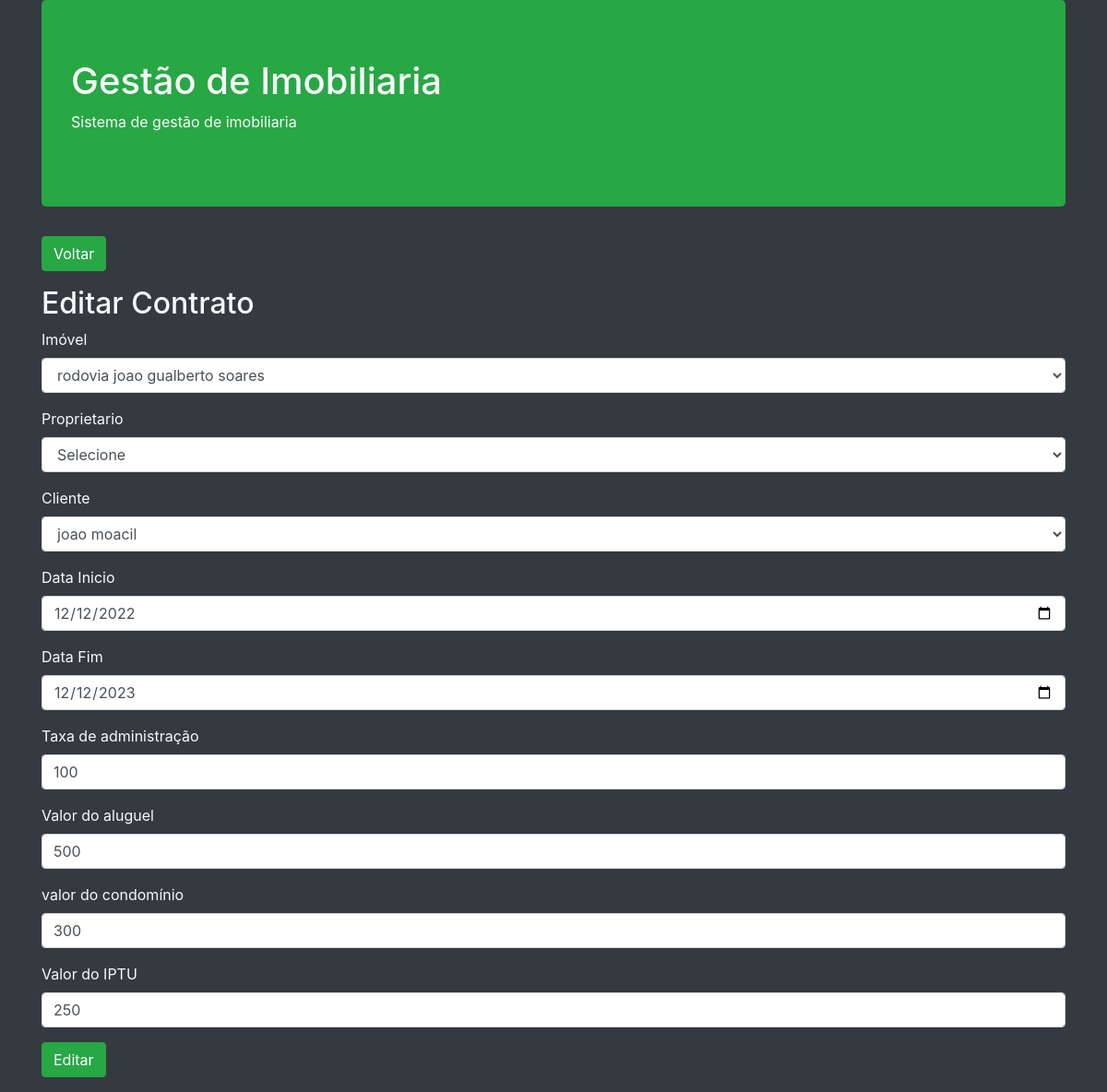
Screenshot of /editarContrato.php?id=9 with the database file from the repository.
### tables this page shows
CREATE TABLE `contrato` (
  `id` int(11) NOT NULL,
  `imovel` int(11) DEFAULT NULL,
  `proprietario` int(11) DEFAULT NULL,
  `locatario` int(11) DEFAULT NULL,
  `data_inicio` date DEFAULT NULL,
  `data_fim` date DEFAULT NULL,
  `taxa_administracao` float DEFAULT NULL,
  `valor_aluguel` float DEFAULT NULL,
  `valor_condominio` float DEFAULT NULL,
  `valor_iptu` float DEFAULT NULL
);

### editarContrato.php (called while the page is built, shortened)
<?php
    $objContrato = Contrato::getContrato($_GET['id']);
    $imoveis = Imovel::getImoveis();
    $clientes = Cliente::getClientes();
    include __DIR__.'/includes/header.php';
    include __DIR__.'/includes/cadastrarContrato.php';
    include __DIR__.'/includes/footer.php';
?>

### app/db/Database.php (called while the page is built, shortened)
<?php
class Database {
    private $table;
    private $connection;
    public function __construct($table = null){
        $this->table = $table;
    }
    private function setConnection(){
        try {
            $this->connection = new PDO('mysql:host='.self::HOST.';dbname='.self::NAME,self::USER,self::PASSWORD);
            $this->connection->setAttribute(PDO::ATTR_ERRMODE,PDO::ERRMODE_EXCEPTION);
        } catch (PDOException $e) {
            die('ERROR: '.$e->getMessage());
        }
    }
    public function execute($query, $params = []){
        try {
            $statement = $this->connection->prepare($query);
            $statement->execute($params);
            return $statement;
        } catch (PDOException $e) {
            die('ERROR: '.$e->getMessage());
        }
    }
    public function select($where = null, $order = null, $limit = null, $fields = '*'){
        $where = (!empty($where)) ? 'WHERE '. $where : '';
        $order = (!empty($order)) ? 'ORDER BY '. $order : '';
        $limit = (!empty($limit)) ? 'LIMIT '. $limit : '';
        $query = 'SELECT '.$fields.' FROM '.$this->table.' '.$where.' '.$order.' '.$limit;
        return $this->execute($query);
    }
}
?>

### app/entity/Imovel.php (called while the page is built, shortened)
<?php
class Imovel{
    public static function getImoveis($where = null, $order = null, $limit = null){
        return (new Database('imoveis'))->select($where,$order,$limit)->fetchAll(PDO::FETCH_CLASS,self::class);
    }
}

### app/entity/Contrato.php (called while the page is built, shortened)
<?php
class Contrato{
    public static function getContrato($id){
        return (new Database('contrato'))->select('id = '.$id)->fetchObject(self::class);
    }
}

### app/entity/Cliente.php (called while the page is built, shortened)
<?php
class Cliente{
    public static function getClientes($where = null, $order = null, $limit = null){
        return (new Database('clientes'))->select($where,$order,$limit)->fetchAll(PDO::FETCH_CLASS,self::class);
    }
}

### includes/cadastrarContrato.php (the view, shortened to what this page needs)
<main>
    <section>
        <a href="listarContrato.php">
            <button class="btn btn-success">Voltar</button>
        </a>
        <h2 class="mt-3"><?= TITLE ?></h2>
        <?php
            $htmlImovel = '';
            foreach ($imoveis as $imovel) {
                if(!empty($objContrato->imovel) && $objContrato->imovel == $imovel->id){
                    $htmlImovel .= '<option value="'.$imovel->id.'" selected>'.$imovel->endereco.'</option>';
                }else{
                    $htmlImovel .= '<option value="'.$imovel->id.'">'.$imovel->endereco.'</option>';
                }
            }
            $htmlCliente = '';
            foreach ($clientes as $cliente) {
                if(!empty($objContrato->imovel) && $objContrato->locatario == $cliente->id){
                    $htmlCliente .= '<option value="'.$cliente->id.'" selected>'.$cliente->nome.'</option>';
                }else{
                    $htmlCliente .= '<option value="'.$cliente->id.'">'.$cliente->nome.'</option>';
                }
            }
        ?>
        <form method="post">
            <div class="form-group">
                <label for="exampleFormControlInput1">Imóvel</label>
                <select class="form-control" id="imovel" name="imovel">
                    <?=$htmlImovel?>
                </select>
            </div>
            <div class="form-group">
                <label for="exampleFormControlInput1">Proprietario</label>
                <select class="form-control" id="proprietario" name="proprietario">
                    <option value="0">Selecione</option>
                </select>
            </div>
            <div class="form-group">
                <label for="exampleFormControlInput1">Cliente</label>
                <select class="form-control" id="locatario" name="locatario">
                    <?=$htmlCliente?>
                </select>
            </div>
            <div class="form-group">
                <label for="exampleFormControlInput1">Data Inicio</label>
                <input type="date" class="form-control" id="data_inicio" name="data_inicio" placeholder="" value="<?= !empty($objContrato->data_inicio) ? $objContrato->data_inicio : null?>">
            </div>
            <div class="form-group">
                <label for="exampleFormControlInput1">Data Fim</label>
                <input type="date" class="form-control" id="data_fim" name="data_fim" placeholder="" value="<?= !empty($objContrato->data_fim) ? $objContrato->data_fim : null?>">
            </div>
            <div class="form-group">
                <label for="exampleFormControlInput1">Taxa de administração</label>
                <input type="text" class="form-control" id="taxa_administracao" name="taxa_administracao" placeholder="" value="<?= !empty($objContrato->taxa_administracao) ? $objContrato->taxa_administracao : null?>">
            </div>
            <div class="form-group">
                <label for="exampleFormControlInput1">Valor do  aluguel</label>
                <input type="text" class="form-control" id="valor_aluguel" name="valor_aluguel" placeholder="" value="<?= !empty($objContrato->valor_aluguel) ? $objContrato->valor_aluguel : null?>">
            </div>
            <div class="form-group">
                <label for="exampleFormControlInput1">valor do condomínio</label>
                <input type="text" class="form-control" id="valor_condominio" name="valor_condominio" placeholder="" value="<?= !empty($objContrato->valor_condominio) ? $objContrato->valor_condominio : null?>">
            </div>
            <div class="form-group">
                <label for="exampleFormControlInput1">Valor do IPTU</label>
                <input type="text" class="form-control" id="valor_iptu" name="valor_iptu" placeholder="" value="<?= !empty($objContrato->valor_iptu) ? $objContrato->valor_iptu : null?>">
            </div>
            <div class="form-group">
                <button type="submit" id="btn" class="btn btn-success">Cadastrar</button>
            </div>
        </form>
    </section>
</main>

### rows the page displays
contrato: data_inicio "12/12/2022", data_fim "12/12/2023", taxa_administracao "100", valor_aluguel "500", valor_condominio "300", valor_iptu "250"

### other values shown
TITLE "Editar Contrato"
form field imovel "rodovia joao gualberto soares"
form field locatario "joao moacil"
